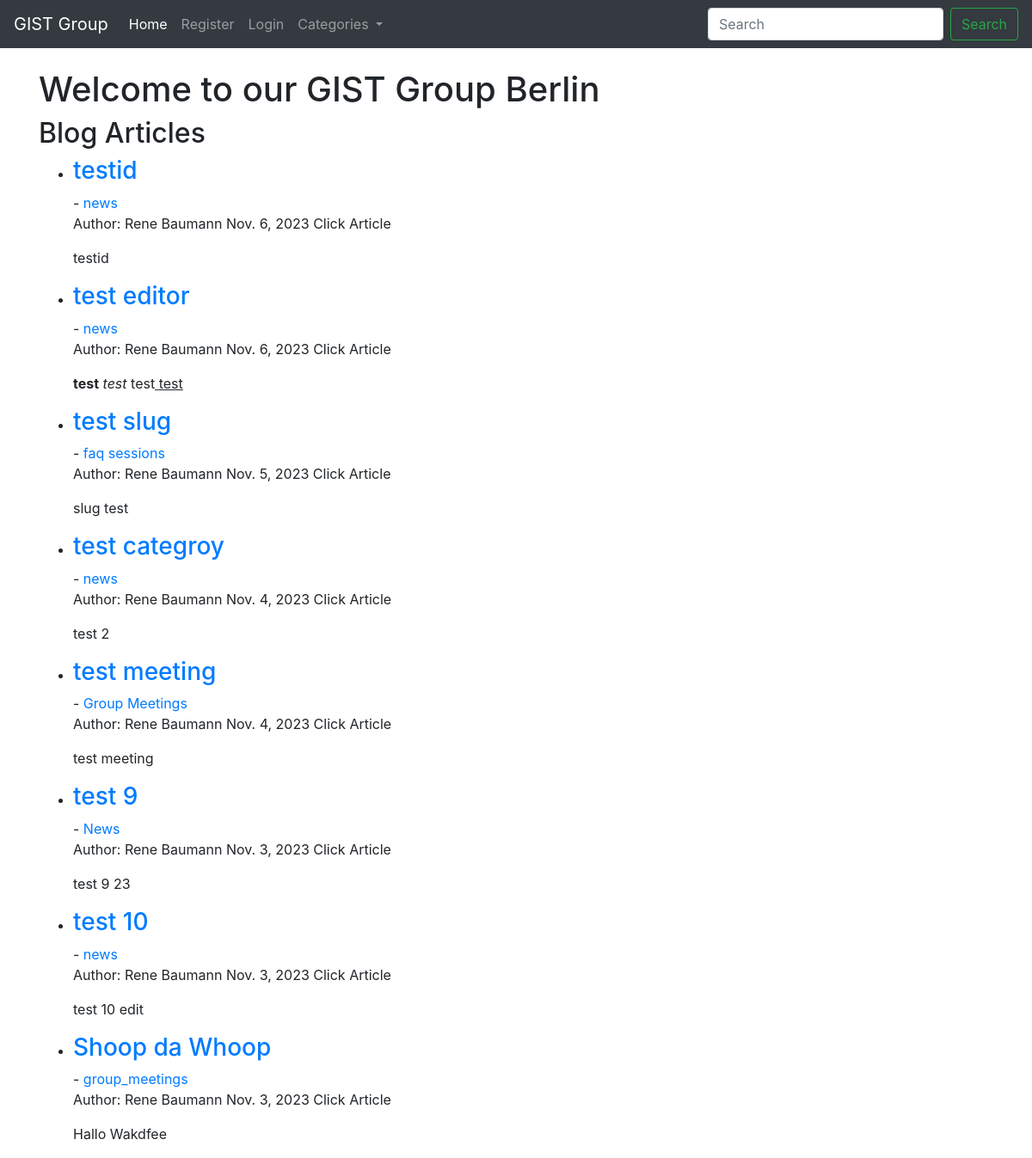
The page /blog/ on the database as committed earlier.
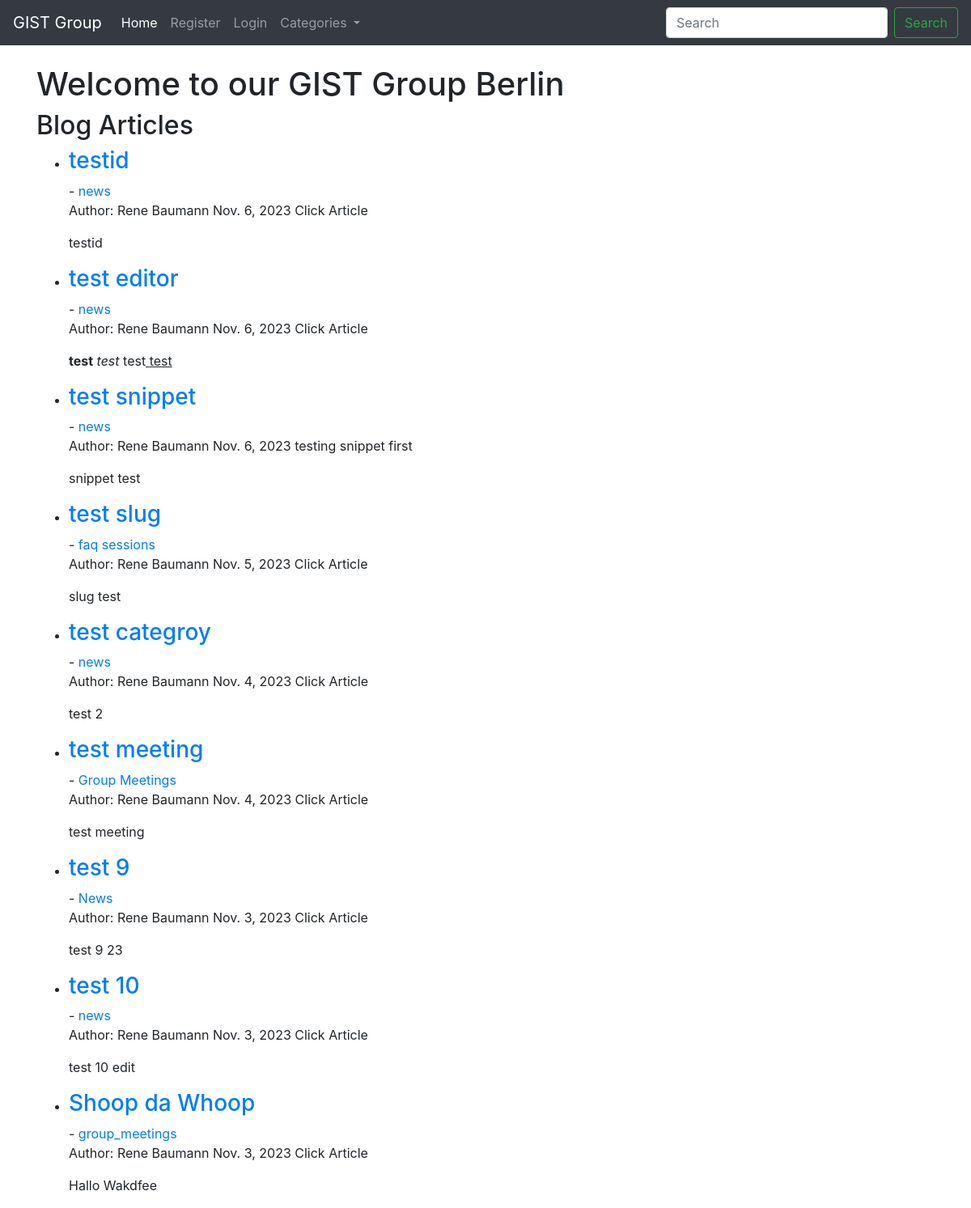
The same page on the database as committed later.
### blog/models.py (models this page shows, shortened)
class BlogPost(models.Model):
    title = models.CharField(max_length=200) # Title of the blog post
    content = RichTextField(blank=True, null=True) # Content of the blog post with text editor
    author = models.ForeignKey(User, on_delete=models.CASCADE) # ForeignKey relationship with User model as the admin
    publication_date = models.DateField(auto_now_add=True) # Date the blog post was published
    category = models.CharField(max_length=200, default='news') # Category of the blog post
    snippet = models.CharField(max_length=200) # Snippet of the blog post

### blog/views.py (the view)
# urls.py: path('', BlogPostListView.as_view(), name='index'), # URL for listing all blog posts
class BlogPostListView(ListView):
    model = BlogPost
    template_name = 'index.html'
    context_object_name = 'posts' # Specify the variable name in the template context for the list of posts.
    ordering = ['-publication_date']
    def get_context_data(self, *args, **kwargs):
        category_menu = Category.objects.all()
        context = super(BlogPostListView, self).get_context_data(*args, **kwargs)
        context["category_menu"] = category_menu
        return context

### blog/models.py (called while the page is built)
    def __str__(self):
        return self.name

### blog/templates/index.html (shortened to what this page needs)
{% extends 'base.html' %}
{% block content %}
<!DOCTYPE html>
<html lang="en">
<head>
</head>
<body>
    <h1>Welcome to our GIST Group Berlin</h1>
    <h2>Blog Articles</h2>
    <ul>
        {% for post in posts %}
        <li>
            <h3><a href="{% url 'post_detail' pk=post.pk %}">{{ post.title }}</a></h3>
            -
            <a href="{% url 'category' post.category|slugify %}">{{ post.category }}</a>
            <p>
                Author: {{ post.author.first_name }} {{ post.author.last_name }}
                {{ post.publication_date }}
            {{ post.snippet }}
            <p>{{ post.content | safe }}</p>
        </li>
        {% empty %}
        <li>No blog posts available.</li>
        {% endfor %}
    </ul>
</body>
</html>
{% endblock %}

### blog/templates/base.html (shortened to what this page needs)
<!doctype html>
<html lang="en">
  <head>
    <link rel="stylesheet" href="https://cdn.jsdelivr.net/npm/bootstrap@4.4.1/dist/css/bootstrap.min.css">
  </head>
  <body>
    <nav class="navbar navbar-expand-lg navbar-dark bg-dark">
      <a class="navbar-brand" href="{% url 'index' %}">GIST Group</a>
      <div class="collapse navbar-collapse" id="navbarSupportedContent">
        <ul class="navbar-nav mr-auto">
          <li class="nav-item active">
            <a class="nav-link" href="#">Home <span class="sr-only">(current)</span></a>
          </li>
          {% if user.is_authenticated %}
          <li class="nav-item">
            <a class="nav-link" href="{% url 'admin_post' %}">Admin Post</a>
          </li>
          <li class="nav-item">
            <a class="nav-link" href="{% url 'add_category' %}">Add Category</a>
          </li>
          <li class="nav-item">
            <a class="nav-link" href="{% url 'logout' %}">Logout</a>
          </li>
          <li class="nav-item">
            <a class="nav-link" href="{% url 'edit_profile' %}">Edit Profile</a>
          </li>
          {% else %}
          <li class="nav-item">
            <a class="nav-link" href="{% url 'register' %}">Register</a>
          </li>
          <li class="nav-item">
            <a class="nav-link" href="{% url 'login' %}">Login</a>
          </li>
          {% endif %}
          {% if category_menu %}
          <li class="nav-item dropdown">
            <a class="nav-link dropdown-toggle" href="#" id="navbarDropdown" role="button" data-toggle="dropdown" aria-haspopup="true" aria-expanded="false">
              Categories
            </a>
          </li>
          {% endif %}
        </ul>
        <form class="form-inline my-2 my-lg-0">
          <input class="form-control mr-sm-2" type="search" placeholder="Search" aria-label="Search">
          <button class="btn btn-outline-success my-2 my-sm-0" type="submit">Search</button>
        </form>
      </div>
    </nav>
    <br/>
    <div class="container">
    {% block content %}
    {% endblock %}
    </div>
  </body>
</html>

Rows that differ between the two databases and show on the page:
added BlogPost: title "test snippet", category "news", author.first_name "Rene", author.last_name "Baumann", publication_date "Nov. 6, 2023", snippet "testing snippet first", content "snippet test"
